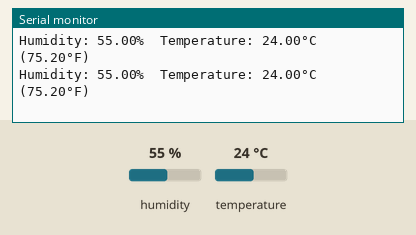
Recording of a sketch running on a simulated Arduino Uno, built with avr-gcc and run on an emulated ATmega328P. On the bench: the last lines printed to the serial monitor. The inputs (shaded band) are chosen by the test bench; at power-on: humidity 55 %, temperature 24 °C.

Above: at 4.8 s.
4.9 s: humidity set to 22 %
At 6.6 s:
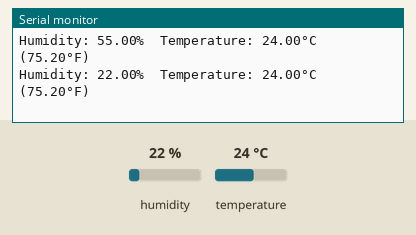
7.9 s: temperature set to 12 °C
At 8.4 s:
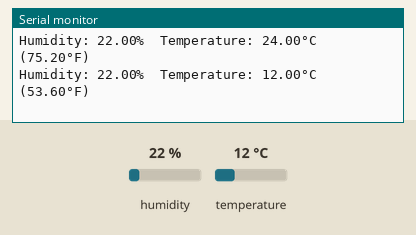
10.9 s: humidity set to 40 %
At 13.1 s:
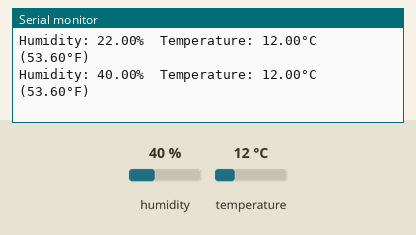
Timing chart, 0 to 14.6 s (numbered marks = the images above; inputs shaded):
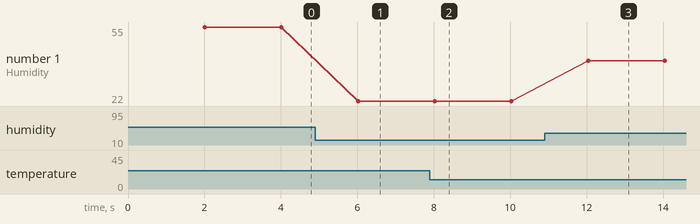

The sketch:

TempHumidity_sensor.ino
```cpp
#include <DHT.h>

// Define the DHT sensor type and the pin it's connected to
#define DHTPIN 2
#define DHTTYPE DHT22  // DHT 22 (AM2302)

// Initialize the DHT sensor
DHT dht(DHTPIN, DHTTYPE);

void setup() {
  Serial.begin(9600);

  // Initialize the DHT sensor
  dht.begin();
}

void loop() {
  delay(2000); // DHT22 needs a 2-second delay between readings

  // Read temperature as Celsius (the default)
  float tempC = dht.readTemperature();
  // Read temperature as Fahrenheit (optional)
  float tempF = dht.readTemperature(true);

  // Read humidity
  float humidity = dht.readHumidity();

  // Small error handeling code
  if (isnan(tempC) || isnan(tempF) || isnan(humidity)) {
    Serial.println("Failed to read from DHT sensor!");
    return;
  }

  Serial.print("Humidity: ");
  Serial.print(humidity);
  Serial.print("%\t");
  Serial.print("Temperature: ");
  Serial.print(tempC);
  Serial.print("°C ");
  Serial.print("(");
  Serial.print(tempF);
  Serial.println("°F)");
}
```

Measured:
- after the input at 4.9 s, the serial monitor: prints a new line after 1.1 s (image 1)
- after the input at 7.9 s, the serial monitor: prints a new line after 0.13 s (image 2)
- after the input at 10.9 s, the serial monitor: prints a new line after 1.1 s (image 3)
- plotted number 1: 55 → 22 after the input at 4.9 s, 22 → 40 after the input at 10.9 s
